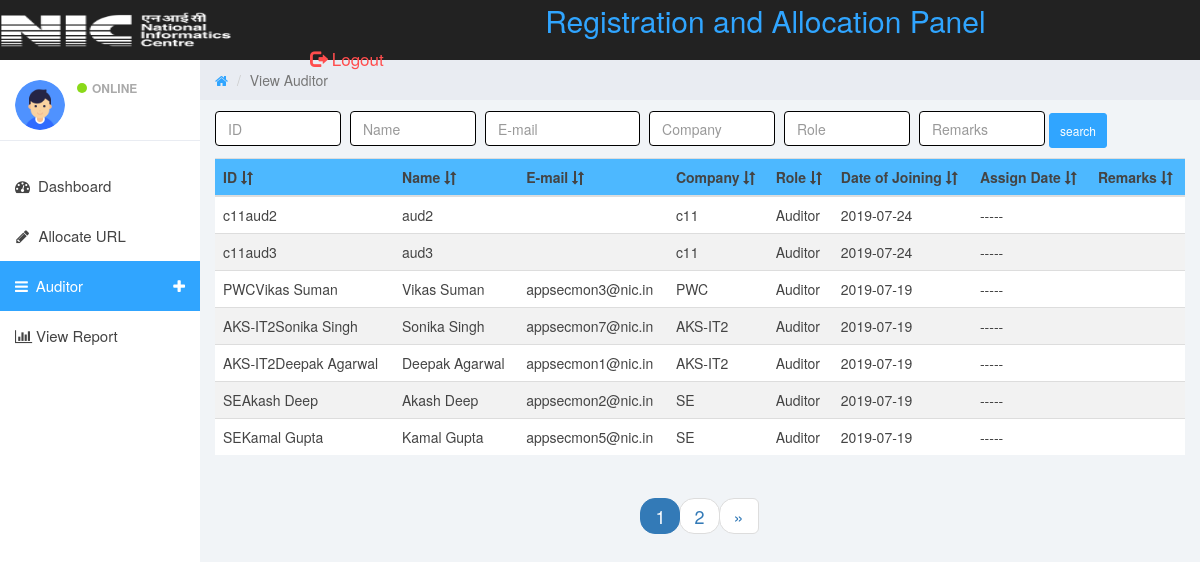
Screenshot of /aud_view.php (signed in) with the database file from the repository.
### tables this page shows
CREATE TABLE `auditor` (
  `SN` int(11) NOT NULL,
  `code` varchar(50) NOT NULL,
  `auditor_name` text NOT NULL,
  `email` text NOT NULL,
  `company_name` text NOT NULL,
  `role` text NOT NULL,
  `date` text NOT NULL,
  `remarks` text NOT NULL
);

### extract_aud.php (the view, shortened to what this page needs)
<?php
include('connect.php');
$id=$_POST['id'];
$name=$_POST['auditor_name'];
$em=$_POST['E-mail'];
$com=$_POST['Company_Name'];
$rol=$_POST['Role'];
$rem=$_POST['Remarks'];
$result = mysqli_query($conn,"SELECT `code`, `auditor_name`, `email`, `company_name`,`role`, DATE(`date`), `remarks` FROM auditor WHERE code LIKE '%$id%' AND auditor_name LIKE '%$name%' AND email LIKE '%$em%' AND company_name LIKE '%$com%' AND role LIKE '%$rol%' AND remarks LIKE '%$rem%' ORDER BY date desc  ");
if (mysqli_num_rows($result) > 0 ) {
 echo '<div class="table-responsive">';
	      echo '<table class="table table-hover"'. 'style="margin-top:10px">';
          echo  '<tr style="background-color: #4db8ff;">';
 				echo     '<th onclick="sortTable(0)">'.'ID&nbsp;<em class="fa fa-long-arrow-down ">'.'<em class="fa fa-long-arrow-up ">'.'</em></th>';
 				echo     '<th onclick="sortTable(1)">'.'Name&nbsp;<em class="fa fa-long-arrow-down ">'.'<em class="fa fa-long-arrow-up ">'.'</em></th>';
 				echo     '<th onclick="sortTable(2)">'.'E-mail&nbsp;<em class="fa fa-long-arrow-down ">'.'<em class="fa fa-long-arrow-up ">'.'</em></th>';
 				echo     '<th onclick="sortTable(3)">'.'Company&nbsp;<em class="fa fa-long-arrow-down ">'.'<em class="fa fa-long-arrow-up ">'.'</em></th>';
 				echo     '<th onclick="sortTable(4)">'.'Role&nbsp;<em class="fa fa-long-arrow-down ">'.'<em class="fa fa-long-arrow-up ">'.'</em></th>';
 				echo     '<th onclick="sortTable(5)">'.'Date of Joining&nbsp;<em class="fa fa-long-arrow-down ">'.'<em class="fa fa-long-arrow-up ">'.'</em></th>';
 				echo     '<th onclick="sortTable(6)">'.'Assign Date&nbsp;<em class="fa fa-long-arrow-down ">'.'<em class="fa fa-long-arrow-up ">'.'</em></th>';
				echo     '<th onclick="sortTable(7)">'.'Remarks&nbsp;<em class="fa fa-long-arrow-down ">'.'<em class="fa fa-long-arrow-up ">'.'</em></th>';
                echo "</tr>";
                echo '<tbody  border=""'.'id="myTable">';
    while($row = mysqli_fetch_row($result))
    {
       print " <td>";
        echo $row[0];
        print "</td> <td>";
        echo $row[1];
        print "</td> <td>";
        echo $row[2];
        print "</td> <td>";
        echo $row[3];
        print "</td> <td>";
        echo $row[4];
        print "</td> <td>";
        echo $row[5];
        print "</td> <td>";
        echo "-----";
        print "</td> <td>";
        print "</td> </tr>";
	    }
	echo '</tbody>';
	echo '</table>';
	echo '</div>';
	echo '<div class="col-md-12 text-center">';
	echo '<ul class="pagination pagination-lg pager" id="myPager"></ul>';
	echo '</div>';
}
else {
    echo "<h2 style='text-align:center'>No results are found in this duration<h2>";
}
include("status_viewer.php");
die();
?>

### aud_view.php (shortened to what this page needs)
<?php
if(isset($_SESSION['permission'])&&$_SESSION['permission']=="allowed")
{
?>
<!DOCTYPE html>
<html>
<head>
	<link href="bs/css/bootstrap.min.css" rel="stylesheet">
	<link href="bs/css/font-awesome.min.css" rel="stylesheet">
	<link href="bs/css/datepicker3.css" rel="stylesheet">
	<link href="bs/css/styles.css" rel="stylesheet">
</head>
<body>
<?php
include('nav_bar.php');
?>
		<ul class="nav menu">
			<li ><a href="home_index.php"><em class="fa fa-dashboard">&nbsp;</em> Dashboard</a></li>
			<li ><a href="url.php"><em class="fa fa-pencil fa-fw">&nbsp;</em> Allocate URL</a></li>
<li class="parent active"><a data-toggle="collapse" href="#sub-item-1">
				<em class="fa fa-navicon">&nbsp;</em> Auditor <span data-toggle="collapse" href="#sub-item-1" class="icon pull-right"><em class="fa fa-plus"></em></span>
				</a>
                    </li>
				</ul>
			<li ><a href="url_list.php"><em class="fa fa-bar-chart">&nbsp;</em>View Report</a></li>
	</div>
	<div class="col-sm-9 col-sm-offset-3 col-lg-10 col-lg-offset-2 main" id="sec_bar" >
		<div class="row" id="heading2">
			<ol class="breadcrumb">
				<li><a href="#">
					<em class="fa fa-home"></em>
				</a></li>
				<li class="active">View Auditor</li>
			</ol>
		</div>
		<div class="row">
		<div class="col-lg-5">
		</div>
			<div class="col-lg-4" id="heading">
			</div>
			<div class="col-lg-3" >
		</div>
		</div>
		<DIV class="product-item float-clear" style="clear:both;">
<form action="" method="post">
<input class="form-control" style="height:35px;width:13%;display:inline;margin-left:px;margin-top:10px;border:1px solid black;" type="text" name="id" placeholder="ID" autocomplete="off" pattern='^[a-zA-Z0-9_ -]+$' />
<input class="form-control" style="height:35px;width:13%;display:inline;margin-left:5px;border:1px solid black;" type="text" name="auditor_name" placeholder="Name"  autocomplete="off"  />
<input class="form-control" style="height:35px;width:16%;display:inline;margin-left:5px;border:1px solid black;" type="text" name="E-mail" placeholder="E-mail"  autocomplete="off"  />
<input class="form-control" style="height:35px;width:13%;display:inline;margin-left:5px;border:1px solid black;" type="text" name="Company_Name" placeholder="Company"  autocomplete="off" pattern='^[a-zA-Z0-9_ -]+$' />
<input class="form-control" style="height:35px;width:13%;display:inline;margin-left:5px;border:1px solid black;" type="text" name="Role" placeholder="Role" autocomplete="off" pattern='^[a-zA-Z0-9_ -]+$' />
<input class="form-control" style="height:35px;width:13%;display:inline;margin-left:5px;border:1px solid black;" type="text" name="Remarks" placeholder="Remarks" autocomplete="off" pattern='^[a-zA-Z0-9_ -]+$' />
<input type="submit" style="height:35px;" class="btn btn-primary btn-sm " value="search">
<br>
</form>
</DIV>
<?php
include('extract_aud.php');
?>
<?php
}
else {
    echo '<h3 style="text-align:center;">you are logout</h3>';
    echo '<br><h4 style="text-align:center"><a style="color:blue;" href = "login.php" tite = "Login">Click here to Login</a><h4>';
}
?>

### nav_bar.php (shortened to what this page needs)
<nav class="navbar navbar-custom navbar-fixed-top" role="navigation">
			<div class="navbar-header">
				<img class="" src="images/logo_nic3.png" width="233" height="35">
				<a class=""  style="margin-left:300px;font-size:30px"><span style="margin-left:0px;color:white;font-size:px">&nbsp;</span>Registration and Allocation Panel</a>
				<a href="logout.php" style="margin-left:310px;color:#ff4d4d;font-size:17px" ><span class="glyphicon glyphicon-log-out"></span> Logout</a>
			</div>
</nav>
<div id="sidebar-collapse" class="col-sm-3 col-lg-2 sidebar">
	<div class="profile-sidebar">
		<div class="profile-userpic">
			<img src="images/user.png" class="img-responsive" alt="">
		</div>
		<div class="profile-usertitle">
			<div class="profile-usertitle-status"><span class="indicator label-success"></span>Online</div>
		</div>
	</div>

### status_viewer.php (shortened to what this page needs)
<!DOCTYPE html>
<html lang="en">
<head>
</head>
<body>
</body>
</html>

### bs/css/styles.css (style rules this page uses)
body { background: #f1f4f7; padding-top: 60px; font-size: 14px; color: #444444; font-family: "Montserrat", "Helvetica Neue", Helvetica, Arial, sans-serif; }
a, a:hover, a:focus { color: #30a5ff; }
input.form-control { border: 1px solid #ddd; box-shadow: none; height: 46px; }
.navbar-custom { background: #222; height: 60px; }
.btn-primary, .btn-primary:hover, .btn-primary:focus, .btn-primary:active, .btn-primary.active, .open > .dropdown-toggle.btn-primary, .btn-primary.disabled, .btn-primary[disabled], fieldset[disabled] .btn-primary, .btn-primary.disabled:hover, .btn-primary[disabled]:hover, fieldset[disabled] .btn-primary:hover, .btn-primary.disabled:focus, .btn-primary[disabled]:focus, fieldset[disabled] .btn-primary:focus, .btn-primary.disabled:active, .btn-primary[disabled]:active, fieldset[disabled] .btn-primary:active, .btn-primary.disabled.active, .btn-primary[disabled].active, fieldset[disabled] .btn-primary.active { background-color: #30a5ff; border-color: #30a5ff; }
.label-success { background-color: #8ad919; }
.navbar { border: 0; }
.sidebar { display: block; padding: 0; display: none; box-shadow: none; background: #fff; }
.sidebar ul { margin: 20px 0px; }
@media (min-width: 768px) { .sidebar { display: block; position: fixed; top: 60px; bottom: 0; left: 0; z-index: 1000; display: block; margin: 0; padding: 0; overflow-x: hidden; overflow-y: auto; } }
@media (min-width: 768px) { .navbar-header { width: 100%; } }
.sidebar ul.nav .active a, .sidebar ul.nav li.parent a.active, .sidebar ul.nav .active > a:hover, .sidebar ul.nav li.parent a.active:hover, .sidebar ul.nav .active > a:focus, .sidebar ul.nav li.parent a.active:focus { color: #fff; background-color: #30a5ff; }
.sidebar ul.nav li a { height: 50px; font-size: 15px; line-height: 2em; color: #444444; }
.profile-sidebar { padding: 10px 0; border-bottom: 1px solid #e9ecf2; }
.indicator { width: 10px; height: 10px; display: inline-block; border-radius: 9999px; margin-right: 5px; }
.profile-userpic img { float: left; margin: 10px 0px 0px 15px; width: 50px; height: 50px; border-radius: 9999px !important; }
.profile-usertitle { float: left; text-align: left; margin: 10px 0 0 12px; }
.profile-usertitle-status { text-transform: uppercase; color: #AAA; font-size: 12px; font-weight: 600; margin-bottom: 15px; }
.breadcrumb { border-radius: 0; padding: 10px 15px 10px 15px; background: #e9ecf2; margin: 0; }
.table { background: #fff; }

### aud_view.php (style rules this page uses)
th { cursor: pointer; }
.table-responsive { height:330px; }

### status_viewer.php (style rules this page uses)
table { border-collapse: collapse; width: 100%; }
th, td { text-align: left; padding: 8px; }

### rows the page displays
auditor: code "c11aud2", auditor_name "aud2", company_name "c11", role "Auditor", row "2019-07-24"
auditor: code "c11aud3", auditor_name "aud3", company_name "c11", role "Auditor", row "2019-07-24"
auditor: code "PWCVikas Suman", auditor_name "Vikas Suman", email "appsecmon3@nic.in", company_name "PWC", role "Auditor", row "2019-07-19"
auditor: code "AKS-IT2Sonika Singh", auditor_name "Sonika Singh", email "appsecmon7@nic.in", company_name "AKS-IT2", role "Auditor", row "2019-07-19"
auditor: code "AKS-IT2Deepak Agarwal", auditor_name "Deepak Agarwal", email "appsecmon1@nic.in", company_name "AKS-IT2", role "Auditor", row "2019-07-19"
auditor: code "SEAkash Deep", auditor_name "Akash Deep", email "appsecmon2@nic.in", company_name "SE", role "Auditor", row "2019-07-19"
auditor: code "SEKamal Gupta", auditor_name "Kamal Gupta", email "appsecmon5@nic.in", company_name "SE", role "Auditor", row "2019-07-19"
